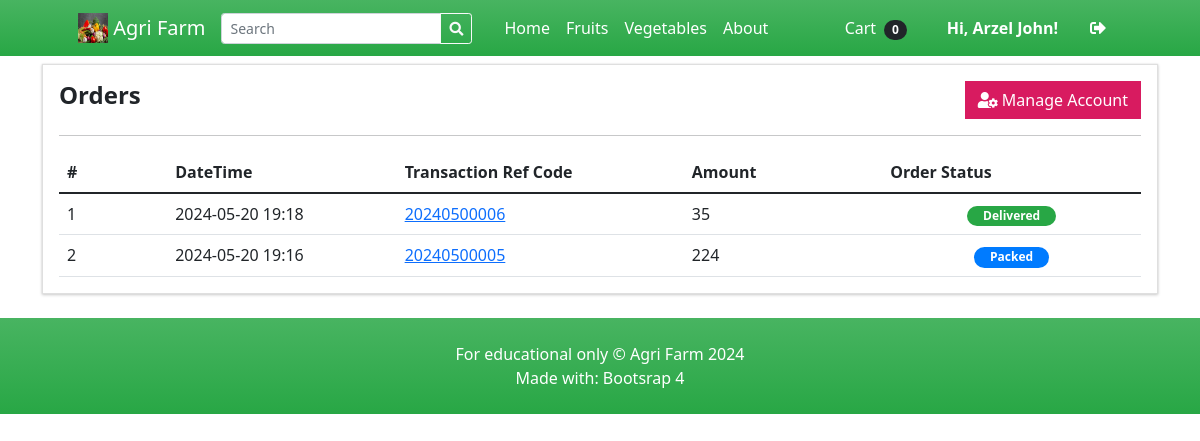
/?p=my_account (signed in), run on an earlier commit of the app's database.
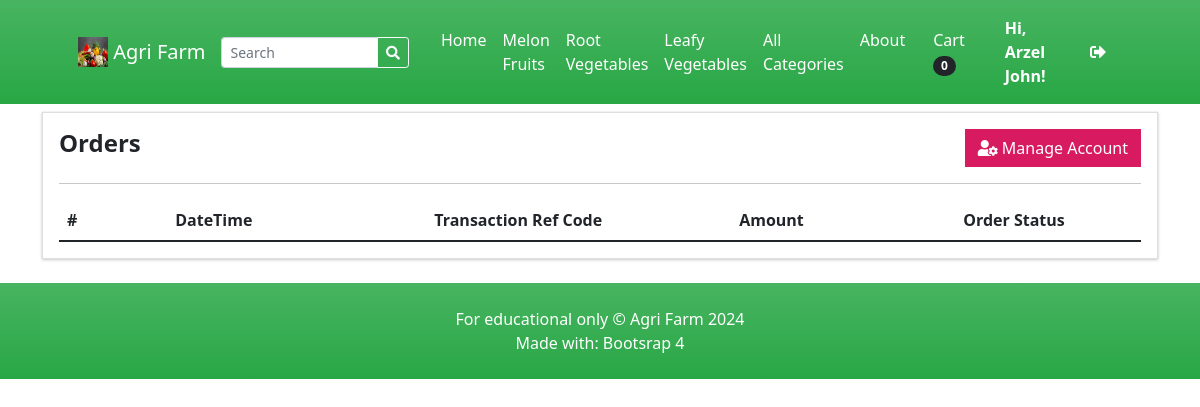
And on a later commit of the database.
### tables this page shows
CREATE TABLE `categories` (
  `id` int(30) NOT NULL,
  `category` varchar(250) NOT NULL,
  `description` text DEFAULT NULL,
  `status` tinyint(1) NOT NULL DEFAULT 1,
  `delete_flag` tinyint(1) NOT NULL DEFAULT 0,
  `date_created` datetime NOT NULL DEFAULT current_timestamp()
);

CREATE TABLE `orders` (
  `id` int(30) NOT NULL,
  `ref_code` varchar(100) NOT NULL,
  `client_id` int(30) NOT NULL,
  `delivery_address` text NOT NULL,
  `payment_method` varchar(100) NOT NULL,
  `order_type` tinyint(1) NOT NULL COMMENT '1= pickup,2= deliver',
  `amount` double NOT NULL,
  `status` tinyint(2) NOT NULL DEFAULT 0 COMMENT '0 = pending,\r\n1= Packed,\r\n2 = Out for Delivery,\r\n3=Delivered,\r\n4=cancelled',
  `paid` tinyint(1) NOT NULL DEFAULT 0,
  `date_created` datetime NOT NULL DEFAULT current_timestamp(),
  `date_updated` datetime DEFAULT NULL ON UPDATE current_timestamp()
);

### classes/DBConnection.php (called while the page is built, shortened)
<?php
class DBConnection
{
    private $host = 'localhost';
    private $username = 'root';
    private $password = '';
    private $database = 'store';
    public $conn;
    public function __construct()
    {
        if (!isset($this->conn)) {
            $this->conn = new mysqli($this->host, $this->username, $this->password, $this->database, 8111);
        }
    }
}

### classes/SystemSettings.php (called while the page is built, shortened)
<?php
class SystemSettings extends DBConnection
{
	function userdata($field = '')
	{
		if (!empty($field)) {
			if (isset($_SESSION['userdata'][$field]))
				return $_SESSION['userdata'][$field];
			else
				return null;
		} else {
			return false;
		}
	}
}
$_settings = new SystemSettings();

### inc/topBarNav.php (the view, shortened to what the changed rows need)
<nav class="navbar navbar-expand-lg navbar-dark bg-gradient-green">
  <div class="container px-4 px-lg-5 ">
    <div class="collapse navbar-collapse" id="navbarSupportedContent">
      <ul class="navbar-nav me-auto mb-2 mb-lg-0 ms-lg-4">
        <?php
        $cat_qry = $conn->query("SELECT * FROM categories where status = 1  limit 3");
        $count_cats = $conn->query("SELECT * FROM categories where status = 1 ")->num_rows;
        while ($crow = $cat_qry->fetch_assoc()):
        ?>
          <li class="nav-item"><a class="nav-link text-white" aria-current="page" href="./?p=products&c=<?php echo md5($crow['id']) ?>"><?php echo $crow['category'] ?></a></li>
        <?php endwhile; ?>
        <?php if ($count_cats > 3): ?>
          <li class="nav-item"><a class="nav-link text-white" href="./?p=view_categories">All Categories</a></li>
        <?php endif; ?>
      </ul>
    </div>
  </div>
</nav>

### my_account.php (shortened to what the changed rows need)
<section class="py-2">
    <div class="container">
        <div class="card rounded-0">
            <div class="card-body">
                <table class="table table-stripped text-dark">
                    <colgroup>
                    </colgroup>
                    <thead>
                        <tr>
                            <th>#</th>
                            <th>DateTime</th>
                            <th>Transaction Ref Code</th>
                            <th>Amount</th>
                            <th>Order Status</th>
                        </tr>
                    </thead>
                    <tbody>
                        <?php
                        $i = 1;
                        $qry = $conn->query("SELECT o.*,concat(c.firstname,' ',c.lastname) as client from `orders` o inner join clients c on c.id = o.client_id where o.client_id = '" . $_settings->userdata('id') . "' order by unix_timestamp(o.date_created) desc ");
                        while ($row = $qry->fetch_assoc()):
                        ?>
                            <tr>
                                <td><?php echo $i++ ?></td>
                                <td><?php echo date("Y-m-d H:i", strtotime($row['date_created'])) ?></td>
                                <td><a href="javascript:void(0)" class="view_order" data-id="<?php echo $row['id'] ?>"><?php echo $row['ref_code'] ?></a></td>
                                <td><?php echo number_format($row['amount']) ?> </td>
                                <td class="text-center">
                                    <?php if ($row['status'] == 0): ?>
                                        <span class="badge badge-light text-dark border px-3 rounded-pill">Pending</span>
                                    <?php elseif ($row['status'] == 1): ?>
                                        <span class="badge badge-primary px-3 rounded-pill">Packed</span>
                                    <?php elseif ($row['status'] == 2): ?>
                                        <span class="badge badge-warning px-3 rounded-pill">Out for Delivery</span>
                                    <?php elseif ($row['status'] == 3): ?>
                                        <span class="badge badge-success px-3 rounded-pill">Delivered</span>
                                    <?php else: ?>
                                        <span class="badge badge-danger px-3 rounded-pill">Cancelled</span>
                                    <?php endif; ?>
                                </td>
                            </tr>
                        <?php endwhile; ?>
                    </tbody>
                </table>
            </div>
        </div>
    </div>
</section>

What changed in the data, as far as the page shows it:
removed orders: date_created "2024-05-20 19:18", ref_code "20240500006", amount "35", status "Delivered"
removed orders: date_created "2024-05-20 19:16", ref_code "20240500005", amount "224", status "Packed"
changed categories: category "Fruits" → "Melon Fruits"
changed categories: category "Vegetables" → "Root Vegetables"
added categories: category "Leafy Vegetables"
Also different on the page:
text now shown: "All Categories"
